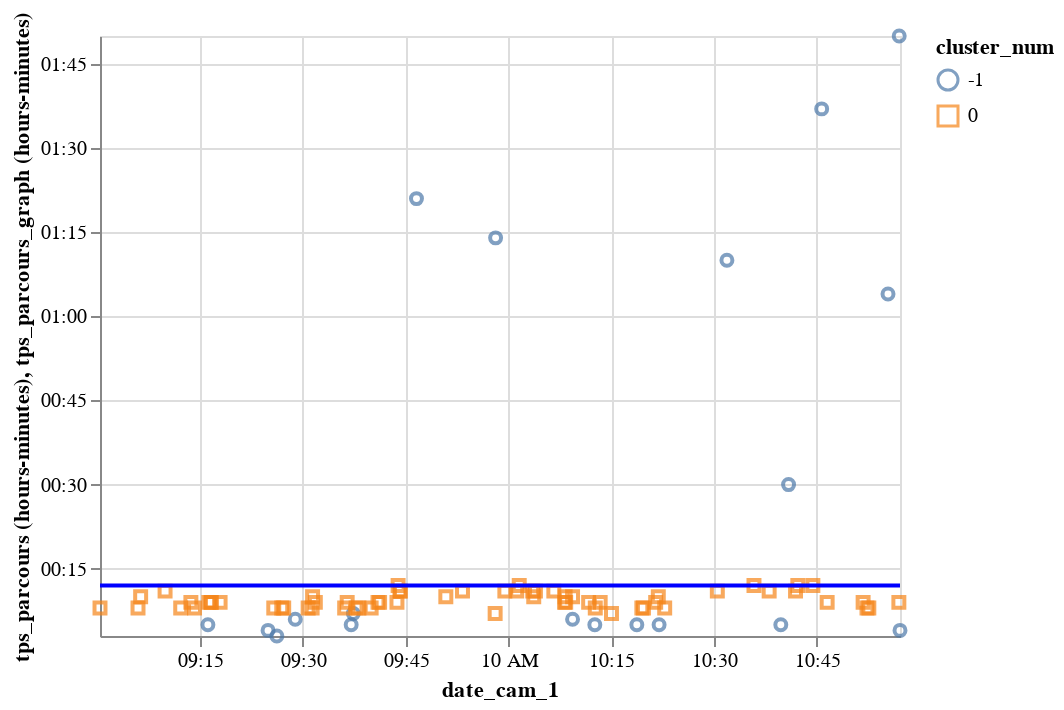

Notebook source saved alongside this figure:
### Code cell
graph_tps_bruts+graph_clust

### Figure 1 — Vega-Lite specification as saved in the notebook (floating-point values rounded to 4 significant figures)
{"$schema": "https://vega.github.io/schema/vega-lite/v2.6.0.json", "config": {"view": {"height": 300, "width": 400}}, "datasets": {"data-dc6f4e5a494843c302276c600b95affe": [{"cluster_num": 0, "date_cam_1": "2019-01-29T09:00:22", "tps_parcours": "2018-01-01T00:08:41", "tps_parcours_graph": "2018-01-01T00:12:31"}, {"cluster_num": 0, "date_cam_1": "2019-01-29T09:05:55", "tps_parcours": "2018-01-01T00:08:39", "tps_parcours_graph": "2018-01-01T00:12:31"}, {"cluster_num": 0, "date_cam_1": "2019-01-29T09:06:18", "tps_parcours": "2018-01-01T00:10:17", "tps_parcours_graph": "2018-01-01T00:12:31"}, {"cluster_num": 0, "date_cam_1": "2019-01-29T09:12:09", "tps_parcours": "2018-01-01T00:08:54", "tps_parcours_graph": "2018-01-01T00:12:31"}, {"cluster_num": -1, "date_cam_1": "2019-01-29T09:16:07", "tps_parcours": "2018-01-01T00:05:12", "tps_parcours_graph": "2018-01-01T00:12:31"}, {"cluster_num": 0, "date_cam_1": "2019-01-29T09:09:52", "tps_parcours": "2018-01-01T00:11:34", "tps_parcours_graph": "2018-01-01T00:12:31"}, {"cluster_num": 0, "date_cam_1": "2019-01-29T09:14:10", "tps_parcours": "2018-01-01T00:08:59", "tps_parcours_graph": "2018-01-01T00:12:31"}, {"cluster_num": 0, "date_cam_1": "2019-01-29T09:13:38", "tps_parcours": "2018-01-01T00:09:42", "tps_parcours_graph": "2018-01-01T00:12:31"}, {"cluster_num": 0, "date_cam_1": "2019-01-29T09:16:15", "tps_parcours": "2018-01-01T00:09:00", "tps_parcours_graph": "2018-01-01T00:12:31"}, {"cluster_num": 0, "date_cam_1": "2019-01-29T09:16:35", "tps_parcours": "2018-01-01T00:09:44", "tps_parcours_graph": "2018-01-01T00:12:31"}, {"cluster_num": 0, "date_cam_1": "2019-01-29T09:16:36", "tps_parcours": "2018-01-01T00:09:43", "tps_parcours_graph": "2018-01-01T00:12:31"}, {"cluster_num": 0, "date_cam_1": "2019-01-29T09:17:54", "tps_parcours": "2018-01-01T00:09:09", "tps_parcours_graph": "2018-01-01T00:12:31"}, {"cluster_num": -1, "date_cam_1": "2019-01-29T09:24:54", "tps_parcours": "2018-01-01T00:04:43", "tps_parcours_graph": "2018-01-01T00:12:31"}, {"cluster_num": -1, "date_cam_1": "2019-01-29T09:26:11", "tps_parcours": "2018-01-01T00:03:52", "tps_parcours_graph": "2018-01-01T00:12:31"}, {"cluster_num": 0, "date_cam_1": "2019-01-29T09:25:44", "tps_parcours": "2018-01-01T00:08:48", "tps_parcours_graph": "2018-01-01T00:12:31"}, {"cluster_num": -1, "date_cam_1": "2019-01-29T09:28:52", "tps_parcours": "2018-01-01T00:06:16", "tps_parcours_graph": "2018-01-01T00:12:31"}, {"cluster_num": 0, "date_cam_1": "2019-01-29T09:26:54", "tps_parcours": "2018-01-01T00:08:39", "tps_parcours_graph": "2018-01-01T00:12:31"}, {"cluster_num": 0, "date_cam_1": "2019-01-29T09:27:11", "tps_parcours": "2018-01-01T00:08:52", "tps_parcours_graph": "2018-01-01T00:12:31"}, {"cluster_num": 0, "date_cam_1": "2019-01-29T09:30:45", "tps_parcours": "2018-01-01T00:08:49", "tps_parcours_graph": "2018-01-01T00:12:31"}, {"cluster_num": 0, "date_cam_1": "2019-01-29T09:31:20", "tps_parcours": "2018-01-01T00:08:57", "tps_parcours_graph": "2018-01-01T00:12:31"}, {"cluster_num": 0, "date_cam_1": "2019-01-29T09:31:48", "tps_parcours": "2018-01-01T00:09:05", "tps_parcours_graph": "2018-01-01T00:12:31"}, {"cluster_num": 0, "date_cam_1": "2019-01-29T09:31:24", "tps_parcours": "2018-01-01T00:10:20", "tps_parcours_graph": "2018-01-01T00:12:31"}, {"cluster_num": -1, "date_cam_1": "2019-01-29T09:37:02", "tps_parcours": "2018-01-01T00:05:54", "tps_parcours_graph": "2018-01-01T00:12:31"}, {"cluster_num": -1, "date_cam_1": "2019-01-29T09:37:21", "tps_parcours": "2018-01-01T00:07:27", "tps_parcours_graph": "2018-01-01T00:12:31"}, {"cluster_num": 0, "date_cam_1": "2019-01-29T09:36:05", "tps_parcours": "2018-01-01T00:08:54", "tps_parcours_graph": "2018-01-01T00:12:31"}, {"cluster_num": 0, "date_cam_1": "2019-01-29T09:36:27", "tps_parcours": "2018-01-01T00:09:20", "tps_parcours_graph": "2018-01-01T00:12:31"}, {"cluster_num": 0, "date_cam_1": "2019-01-29T09:37:45", "tps_parcours": "2018-01-01T00:08:42", "tps_parcours_graph": "2018-01-01T00:12:31"}, {"cluster_num": 0, "date_cam_1": "2019-01-29T09:38:10", "tps_parcours": "2018-01-01T00:08:56", "tps_parcours_graph": "2018-01-01T00:12:31"}, {"cluster_num": 0, "date_cam_1": "2019-01-29T09:39:57", "tps_parcours": "2018-01-01T00:08:34", "tps_parcours_graph": "2018-01-01T00:12:31"}, {"cluster_num": 0, "date_cam_1": "2019-01-29T09:40:57", "tps_parcours": "2018-01-01T00:09:44", "tps_parcours_graph": "2018-01-01T00:12:31"}, {"cluster_num": 0, "date_cam_1": "2019-01-29T09:41:11", "tps_parcours": "2018-01-01T00:09:40", "tps_parcours_graph": "2018-01-01T00:12:31"}, {"cluster_num": 0, "date_cam_1": "2019-01-29T09:43:43", "tps_parcours": "2018-01-01T00:09:00", "tps_parcours_graph": "2018-01-01T00:12:31"}, {"cluster_num": 0, "date_cam_1": "2019-01-29T09:44:11", "tps_parcours": "2018-01-01T00:11:42", "tps_parcours_graph": "2018-01-01T00:12:31"}, {"cluster_num": 0, "date_cam_1": "2019-01-29T09:44:11", "tps_parcours": "2018-01-01T00:11:42", "tps_parcours_graph": "2018-01-01T00:12:31"}, {"cluster_num": 0, "date_cam_1": "2019-01-29T09:43:53", "tps_parcours": "2018-01-01T00:12:14", "tps_parcours_graph": "2018-01-01T00:12:31"}, {"cluster_num": 0, "date_cam_1": "2019-01-29T09:50:51", "tps_parcours": "2018-01-01T00:10:44", "tps_parcours_graph": "2018-01-01T00:12:31"}, {"cluster_num": 0, "date_cam_1": "2019-01-29T09:53:17", "tps_parcours": "2018-01-01T00:11:41", "tps_parcours_graph": "2018-01-01T00:12:31"}, {"cluster_num": 0, "date_cam_1": "2019-01-29T09:58:03", "tps_parcours": "2018-01-01T00:07:37", "tps_parcours_graph": "2018-01-01T00:12:31"}, {"cluster_num": 0, "date_cam_1": "2019-01-29T09:59:28", "tps_parcours": "2018-01-01T00:11:31", "tps_parcours_graph": "2018-01-01T00:12:31"}, {"cluster_num": 0, "date_cam_1": "2019-01-29T10:01:12", "tps_parcours": "2018-01-01T00:11:17", "tps_parcours_graph": "2018-01-01T00:12:31"}, {"cluster_num": 0, "date_cam_1": "2019-01-29T10:01:34", "tps_parcours": "2018-01-01T00:12:04", "tps_parcours_graph": "2018-01-01T00:12:31"}, {"cluster_num": 0, "date_cam_1": "2019-01-29T10:03:41", "tps_parcours": "2018-01-01T00:10:33", "tps_parcours_graph": "2018-01-01T00:12:31"}, {"cluster_num": 0, "date_cam_1": "2019-01-29T10:03:32", "tps_parcours": "2018-01-01T00:11:24", "tps_parcours_graph": "2018-01-01T00:12:31"}, {"cluster_num": 0, "date_cam_1": "2019-01-29T10:03:56", "tps_parcours": "2018-01-01T00:11:19", "tps_parcours_graph": "2018-01-01T00:12:31"}, {"cluster_num": -1, "date_cam_1": "2019-01-29T10:09:21", "tps_parcours": "2018-01-01T00:06:16", "tps_parcours_graph": "2018-01-01T00:12:31"}, {"cluster_num": 0, "date_cam_1": "2019-01-29T10:08:11", "tps_parcours": "2018-01-01T00:09:07", "tps_parcours_graph": "2018-01-01T00:12:31"}, {"cluster_num": 0, "date_cam_1": "2019-01-29T10:06:37", "tps_parcours": "2018-01-01T00:11:01", "tps_parcours_graph": "2018-01-01T00:12:31"}, {"cluster_num": 0, "date_cam_1": "2019-01-29T10:08:21", "tps_parcours": "2018-01-01T00:09:25", "tps_parcours_graph": "2018-01-01T00:12:31"}, {"cluster_num": -1, "date_cam_1": "2019-01-29T10:12:36", "tps_parcours": "2018-01-01T00:05:47", "tps_parcours_graph": "2018-01-01T00:12:31"}, {"cluster_num": 0, "date_cam_1": "2019-01-29T10:08:16", "tps_parcours": "2018-01-01T00:10:49", "tps_parcours_graph": "2018-01-01T00:12:31"}, {"cluster_num": 0, "date_cam_1": "2019-01-29T10:09:21", "tps_parcours": "2018-01-01T00:10:01", "tps_parcours_graph": "2018-01-01T00:12:31"}, {"cluster_num": 0, "date_cam_1": "2019-01-29T10:11:42", "tps_parcours": "2018-01-01T00:09:33", "tps_parcours_graph": "2018-01-01T00:12:31"}, {"cluster_num": 0, "date_cam_1": "2019-01-29T10:12:40", "tps_parcours": "2018-01-01T00:08:54", "tps_parcours_graph": "2018-01-01T00:12:31"}, {"cluster_num": 0, "date_cam_1": "2019-01-29T10:15:02", "tps_parcours": "2018-01-01T00:07:48", "tps_parcours_graph": "2018-01-01T00:12:31"}, {"cluster_num": 0, "date_cam_1": "2019-01-29T10:13:23", "tps_parcours": "2018-01-01T00:09:48", "tps_parcours_graph": "2018-01-01T00:12:31"}, {"cluster_num": -1, "date_cam_1": "2019-01-29T10:18:44", "tps_parcours": "2018-01-01T00:05:33", "tps_parcours_graph": "2018-01-01T00:12:31"}, {"cluster_num": -1, "date_cam_1": "2019-01-29T10:21:59", "tps_parcours": "2018-01-01T00:05:11", "tps_parcours_graph": "2018-01-01T00:12:31"}, {"cluster_num": 0, "date_cam_1": "2019-01-29T10:19:28", "tps_parcours": "2018-01-01T00:08:15", "tps_parcours_graph": "2018-01-01T00:12:31"}, {"cluster_num": 0, "date_cam_1": "2019-01-29T10:19:42", "tps_parcours": "2018-01-01T00:08:43", "tps_parcours_graph": "2018-01-01T00:12:31"}, {"cluster_num": 0, "date_cam_1": "2019-01-29T10:21:29", "tps_parcours": "2018-01-01T00:09:21", "tps_parcours_graph": "2018-01-01T00:12:31"}, {"cluster_num": 0, "date_cam_1": "2019-01-29T10:22:48", "tps_parcours": "2018-01-01T00:08:54", "tps_parcours_graph": "2018-01-01T00:12:31"}, {"cluster_num": 0, "date_cam_1": "2019-01-29T10:21:52", "tps_parcours": "2018-01-01T00:10:08", "tps_parcours_graph": "2018-01-01T00:12:31"}, {"cluster_num": 0, "date_cam_1": "2019-01-29T10:30:29", "tps_parcours": "2018-01-01T00:11:10", "tps_parcours_graph": "2018-01-01T00:12:31"}, {"cluster_num": -1, "date_cam_1": "2019-01-29T10:39:45", "tps_parcours": "2018-01-01T00:05:51", "tps_parcours_graph": "2018-01-01T00:12:31"}, {"cluster_num": 0, "date_cam_1": "2019-01-29T10:35:50", "tps_parcours": "2018-01-01T00:12:31", "tps_parcours_graph": "2018-01-01T00:12:31"}, {"cluster_num": 0, "date_cam_1": "2019-01-29T10:38:03", "tps_parcours": "2018-01-01T00:11:04", "tps_parcours_graph": "2018-01-01T00:12:31"}, {"cluster_num": 0, "date_cam_1": "2019-01-29T10:41:54", "tps_parcours": "2018-01-01T00:11:02", "tps_parcours_graph": "2018-01-01T00:12:31"}, {"cluster_num": 0, "date_cam_1": "2019-01-29T10:42:14", "tps_parcours": "2018-01-01T00:12:02", "tps_parcours_graph": "2018-01-01T00:12:31"}, {"cluster_num": 0, "date_cam_1": "2019-01-29T10:46:31", "tps_parcours": "2018-01-01T00:09:42", "tps_parcours_graph": "2018-01-01T00:12:31"}, {"cluster_num": 0, "date_cam_1": "2019-01-29T10:44:26", "tps_parcours": "2018-01-01T00:12:12", "tps_parcours_graph": "2018-01-01T00:12:31"}, {"cluster_num": 0, "date_cam_1": "2019-01-29T10:52:20", "tps_parcours": "2018-01-01T00:08:08", "tps_parcours_graph": "2018-01-01T00:12:31"}, {"cluster_num": 0, "date_cam_1": "2019-01-29T10:52:36", "tps_parcours": "2018-01-01T00:08:42", "tps_parcours_graph": "2018-01-01T00:12:31"}, {"cluster_num": 0, "date_cam_1": "2019-01-29T10:51:46", "tps_parcours": "2018-01-01T00:09:49", "tps_parcours_graph": "2018-01-01T00:12:31"}, {"cluster_num": -1, "date_cam_1": "2019-01-29T10:57:09", "tps_parcours": "2018-01-01T00:04:57", "tps_parcours_graph": "2018-01-01T00:12:31"}, {"cluster_num": 0, "date_cam_1": "2019-01-29T10:56:59", "tps_parcours": "2018-01-01T00:09:35", "tps_parcours_graph": "2018-01-01T00:12:31"}, {"cluster_num": -1, "date_cam_1": "2019-01-29T09:46:34", "tps_parcours": "2018-01-01T01:21:27", "tps_parcours_graph": "2018-01-01T00:12:31"}, {"cluster_num": -1, "date_cam_1": "2019-01-29T10:40:53", "tps_parcours": "2018-01-01T00:30:04", "tps_parcours_graph": "2018-01-01T00:12:31"}, {"cluster_num": -1, "date_cam_1": "2019-01-29T09:58:07", "tps_parcours": "2018-01-01T01:14:27", "tps_parcours_graph": "2018-01-01T00:12:31"}, {"cluster_num": -1, "date_cam_1": "2019-01-29T10:31:53", "tps_parcours": "2018-01-01T01:10:55", "tps_parcours_graph": "2018-01-01T00:12:31"}, {"cluster_num": -1, "date_cam_1": "2019-01-29T10:55:24", "tps_parcours": "2018-01-01T01:04:36", "tps_parcours_graph": "2018-01-01T00:12:31"}, {"cluster_num": -1, "date_cam_1": "2019-01-29T10:45:43", "tps_parcours": "2018-01-01T01:37:01", "tps_parcours_graph": "2018-01-01T00:12:31"}, {"cluster_num": -1, "date_cam_1": "2019-01-29T10:57:02", "tps_parcours": "2018-01-01T01:50:01", "tps_parcours_graph": "2018-01-01T00:12:31"}], "data-fbd02b12a3962c162a0e8bf067790920": [{"date_cam_1": "2019-01-29T09:00:22", "tps_parcours_graph": "2018-01-01T00:12:31"}, {"date_cam_1": "2019-01-29T09:05:55", "tps_parcours_graph": "2018-01-01T00:12:31"}, {"date_cam_1": "2019-01-29T09:06:18", "tps_parcours_graph": "2018-01-01T00:12:31"}, {"date_cam_1": "2019-01-29T09:12:09", "tps_parcours_graph": "2018-01-01T00:12:31"}, {"date_cam_1": "2019-01-29T09:16:07", "tps_parcours_graph": "2018-01-01T00:12:31"}, {"date_cam_1": "2019-01-29T09:09:52", "tps_parcours_graph": "2018-01-01T00:12:31"}, {"date_cam_1": "2019-01-29T09:14:10", "tps_parcours_graph": "2018-01-01T00:12:31"}, {"date_cam_1": "2019-01-29T09:13:38", "tps_parcours_graph": "2018-01-01T00:12:31"}, {"date_cam_1": "2019-01-29T09:16:15", "tps_parcours_graph": "2018-01-01T00:12:31"}, {"date_cam_1": "2019-01-29T09:16:35", "tps_parcours_graph": "2018-01-01T00:12:31"}, {"date_cam_1": "2019-01-29T09:16:36", "tps_parcours_graph": "2018-01-01T00:12:31"}, {"date_cam_1": "2019-01-29T09:17:54", "tps_parcours_graph": "2018-01-01T00:12:31"}, {"date_cam_1": "2019-01-29T09:24:54", "tps_parcours_graph": "2018-01-01T00:12:31"}, {"date_cam_1": "2019-01-29T09:26:11", "tps_parcours_graph": "2018-01-01T00:12:31"}, {"date_cam_1": "2019-01-29T09:25:44", "tps_parcours_graph": "2018-01-01T00:12:31"}, {"date_cam_1": "2019-01-29T09:28:52", "tps_parcours_graph": "2018-01-01T00:12:31"}, {"date_cam_1": "2019-01-29T09:26:54", "tps_parcours_graph": "2018-01-01T00:12:31"}, {"date_cam_1": "2019-01-29T09:27:11", "tps_parcours_graph": "2018-01-01T00:12:31"}, {"date_cam_1": "2019-01-29T09:30:45", "tps_parcours_graph": "2018-01-01T00:12:31"}, {"date_cam_1": "2019-01-29T09:31:20", "tps_parcours_graph": "2018-01-01T00:12:31"}, {"date_cam_1": "2019-01-29T09:31:48", "tps_parcours_graph": "2018-01-01T00:12:31"}, {"date_cam_1": "2019-01-29T09:31:24", "tps_parcours_graph": "2018-01-01T00:12:31"}, {"date_cam_1": "2019-01-29T09:37:02", "tps_parcours_graph": "2018-01-01T00:12:31"}, {"date_cam_1": "2019-01-29T09:37:21", "tps_parcours_graph": "2018-01-01T00:12:31"}, {"date_cam_1": "2019-01-29T09:36:05", "tps_parcours_graph": "2018-01-01T00:12:31"}, {"date_cam_1": "2019-01-29T09:36:27", "tps_parcours_graph": "2018-01-01T00:12:31"}, {"date_cam_1": "2019-01-29T09:37:45", "tps_parcours_graph": "2018-01-01T00:12:31"}, {"date_cam_1": "2019-01-29T09:38:10", "tps_parcours_graph": "2018-01-01T00:12:31"}, {"date_cam_1": "2019-01-29T09:39:57", "tps_parcours_graph": "2018-01-01T00:12:31"}, {"date_cam_1": "2019-01-29T09:40:57", "tps_parcours_graph": "2018-01-01T00:12:31"}, {"date_cam_1": "2019-01-29T09:41:11", "tps_parcours_graph": "2018-01-01T00:12:31"}, {"date_cam_1": "2019-01-29T09:43:43", "tps_parcours_graph": "2018-01-01T00:12:31"}, {"date_cam_1": "2019-01-29T09:44:11", "tps_parcours_graph": "2018-01-01T00:12:31"}, {"date_cam_1": "2019-01-29T09:44:11", "tps_parcours_graph": "2018-01-01T00:12:31"}, {"date_cam_1": "2019-01-29T09:43:53", "tps_parcours_graph": "2018-01-01T00:12:31"}, {"date_cam_1": "2019-01-29T09:50:51", "tps_parcours_graph": "2018-01-01T00:12:31"}, {"date_cam_1": "2019-01-29T09:53:17", "tps_parcours_graph": "2018-01-01T00:12:31"}, {"date_cam_1": "2019-01-29T09:58:03", "tps_parcours_graph": "2018-01-01T00:12:31"}, {"date_cam_1": "2019-01-29T09:59:28", "tps_parcours_graph": "2018-01-01T00:12:31"}, {"date_cam_1": "2019-01-29T10:01:12", "tps_parcours_graph": "2018-01-01T00:12:31"}, {"date_cam_1": "2019-01-29T10:01:34", "tps_parcours_graph": "2018-01-01T00:12:31"}, {"date_cam_1": "2019-01-29T10:03:41", "tps_parcours_graph": "2018-01-01T00:12:31"}, {"date_cam_1": "2019-01-29T10:03:32", "tps_parcours_graph": "2018-01-01T00:12:31"}, {"date_cam_1": "2019-01-29T10:03:56", "tps_parcours_graph": "2018-01-01T00:12:31"}, {"date_cam_1": "2019-01-29T10:09:21", "tps_parcours_graph": "2018-01-01T00:12:31"}, {"date_cam_1": "2019-01-29T10:08:11", "tps_parcours_graph": "2018-01-01T00:12:31"}, {"date_cam_1": "2019-01-29T10:06:37", "tps_parcours_graph": "2018-01-01T00:12:31"}, {"date_cam_1": "2019-01-29T10:08:21", "tps_parcours_graph": "2018-01-01T00:12:31"}, {"date_cam_1": "2019-01-29T10:12:36", "tps_parcours_graph": "2018-01-01T00:12:31"}, {"date_cam_1": "2019-01-29T10:08:16", "tps_parcours_graph": "2018-01-01T00:12:31"}, {"date_cam_1": "2019-01-29T10:09:21", "tps_parcours_graph": "2018-01-01T00:12:31"}, {"date_cam_1": "2019-01-29T10:11:42", "tps_parcours_graph": "2018-01-01T00:12:31"}, {"date_cam_1": "2019-01-29T10:12:40", "tps_parcours_graph": "2018-01-01T00:12:31"}, {"date_cam_1": "2019-01-29T10:15:02", "tps_parcours_graph": "2018-01-01T00:12:31"}, {"date_cam_1": "2019-01-29T10:13:23", "tps_parcours_graph": "2018-01-01T00:12:31"}, {"date_cam_1": "2019-01-29T10:18:44", "tps_parcours_graph": "2018-01-01T00:12:31"}, {"date_cam_1": "2019-01-29T10:21:59", "tps_parcours_graph": "2018-01-01T00:12:31"}, {"date_cam_1": "2019-01-29T10:19:28", "tps_parcours_graph": "2018-01-01T00:12:31"}, {"date_cam_1": "2019-01-29T10:19:42", "tps_parcours_graph": "2018-01-01T00:12:31"}, {"date_cam_1": "2019-01-29T10:21:29", "tps_parcours_graph": "2018-01-01T00:12:31"}, {"date_cam_1": "2019-01-29T10:22:48", "tps_parcours_graph": "2018-01-01T00:12:31"}, {"date_cam_1": "2019-01-29T10:21:52", "tps_parcours_graph": "2018-01-01T00:12:31"}, {"date_cam_1": "2019-01-29T10:30:29", "tps_parcours_graph": "2018-01-01T00:12:31"}, {"date_cam_1": "2019-01-29T10:39:45", "tps_parcours_graph": "2018-01-01T00:12:31"}, {"date_cam_1": "2019-01-29T10:35:50", "tps_parcours_graph": "2018-01-01T00:12:31"}, {"date_cam_1": "2019-01-29T10:38:03", "tps_parcours_graph": "2018-01-01T00:12:31"}, {"date_cam_1": "2019-01-29T10:41:54", "tps_parcours_graph": "2018-01-01T00:12:31"}, {"date_cam_1": "2019-01-29T10:42:14", "tps_parcours_graph": "2018-01-01T00:12:31"}, {"date_cam_1": "2019-01-29T10:46:31", "tps_parcours_graph": "2018-01-01T00:12:31"}, {"date_cam_1": "2019-01-29T10:44:26", "tps_parcours_graph": "2018-01-01T00:12:31"}, {"date_cam_1": "2019-01-29T10:52:20", "tps_parcours_graph": "2018-01-01T00:12:31"}, {"date_cam_1": "2019-01-29T10:52:36", "tps_parcours_graph": "2018-01-01T00:12:31"}, {"date_cam_1": "2019-01-29T10:51:46", "tps_parcours_graph": "2018-01-01T00:12:31"}, {"date_cam_1": "2019-01-29T10:57:09", "tps_parcours_graph": "2018-01-01T00:12:31"}, {"date_cam_1": "2019-01-29T10:56:59", "tps_parcours_graph": "2018-01-01T00:12:31"}, {"date_cam_1": "2019-01-29T09:46:34", "tps_parcours_graph": "2018-01-01T00:12:31"}, {"date_cam_1": "2019-01-29T10:40:53", "tps_parcours_graph": "2018-01-01T00:12:31"}, {"date_cam_1": "2019-01-29T09:58:07", "tps_parcours_graph": "2018-01-01T00:12:31"}, {"date_cam_1": "2019-01-29T10:31:53", "tps_parcours_graph": "2018-01-01T00:12:31"}, {"date_cam_1": "2019-01-29T10:55:24", "tps_parcours_graph": "2018-01-01T00:12:31"}, {"date_cam_1": "2019-01-29T10:45:43", "tps_parcours_graph": "2018-01-01T00:12:31"}, {"date_cam_1": "2019-01-29T10:57:02", "tps_parcours_graph": "2018-01-01T00:12:31"}]}, "layer": [{"data": {"name": "data-dc6f4e5a494843c302276c600b95affe"}, "encoding": {"color": {"field": "cluster_num", "type": "nominal"}, "shape": {"field": "cluster_num", "type": "nominal"}, "tooltip": {"field": "tps_parcours", "timeUnit": "hoursminutes", "type": "temporal"}, "x": {"field": "date_cam_1", "type": "temporal"}, "y": {"field": "tps_parcours", "timeUnit": "hoursminutes", "type": "temporal"}}, "mark": "point"}, {"data": {"name": "data-fbd02b12a3962c162a0e8bf067790920"}, "encoding": {"x": {"field": "date_cam_1", "type": "temporal"}, "y": {"field": "tps_parcours_graph", "timeUnit": "hoursminutes", "type": "temporal"}}, "mark": {"color": "blue", "type": "line"}}]}
